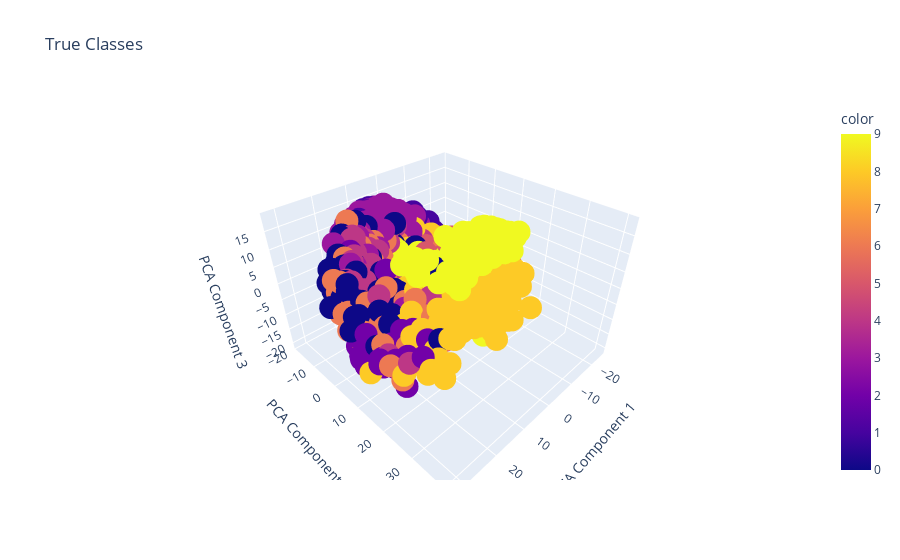
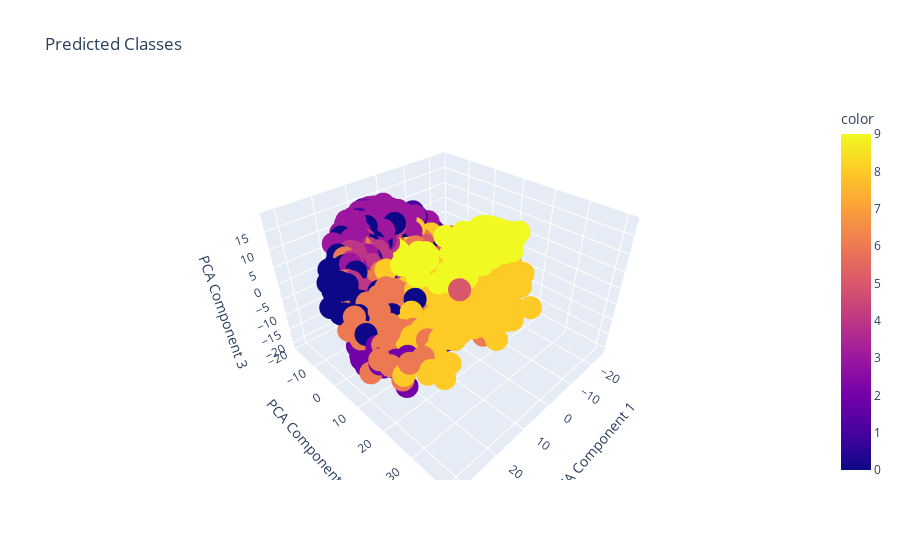

The notebook cell these images were saved under, in order:
### Code cell
import plotly.express as px
import numpy as np
from sklearn.decomposition import PCA
from sklearn.preprocessing import StandardScaler

# Standardize the data
scaler = StandardScaler()
X_test_scaled = scaler.fit_transform(X_test.reshape(X_test.shape[0], -1))

# Reduce dimensions to 3D using PCA
pca = PCA(n_components=3)
X_test_pca = pca.fit_transform(X_test_scaled)

# Plotting the true classes
fig_true = px.scatter_3d(
    x=X_test_pca[:, 0], 
    y=X_test_pca[:, 1], 
    z=X_test_pca[:, 2], 
    color=true_classes, 
    title='True Classes',
    labels={'x': 'PCA Component 1', 'y': 'PCA Component 2', 'z': 'PCA Component 3'}
)
fig_true.show()

# Plotting the predicted classes
fig_pred = px.scatter_3d(
    x=X_test_pca[:, 0], 
    y=X_test_pca[:, 1], 
    z=X_test_pca[:, 2], 
    color=predicted_classes, 
    title='Predicted Classes',
    labels={'x': 'PCA Component 1', 'y': 'PCA Component 2', 'z': 'PCA Component 3'}
)
fig_pred.show()

### Figure 1 — Plotly figure (JSON) as saved in the notebook; plotly's stock layout.template omitted (floating-point values rounded to 4 significant figures; data arrays with more than 128 entries replaced by an {"elided": "..."} marker saying what was removed)
{"data": [{"hovertemplate": "PCA Component 1=%{x}<br>PCA Component 2=%{y}<br>PCA Component 3=%{z}<br>color=%{marker.color}<extra></extra>", "legendgroup": "", "marker": {"color": {"elided": "10000 int values"}, "coloraxis": "coloraxis", "symbol": "circle"}, "mode": "markers", "name": "", "scene": "scene", "showlegend": false, "type": "scatter3d", "x": {"elided": "10000 float values"}, "y": {"elided": "10000 float values"}, "z": {"elided": "10000 float values"}}], "layout": {"coloraxis": {"colorbar": {"title": {"text": "color"}}, "colorscale": [[0, "#0d0887"], [0.1111, "#46039f"], [0.2222, "#7201a8"], [0.3333, "#9c179e"], [0.4444, "#bd3786"], [0.5556, "#d8576b"], [0.6667, "#ed7953"], [0.7778, "#fb9f3a"], [0.8889, "#fdca26"], [1, "#f0f921"]]}, "legend": {"tracegroupgap": 0}, "scene": {"domain": {"x": [0, 1], "y": [0, 1]}, "xaxis": {"title": {"text": "PCA Component 1"}}, "yaxis": {"title": {"text": "PCA Component 2"}}, "zaxis": {"title": {"text": "PCA Component 3"}}}, "title": {"text": "True Classes"}}}

### Figure 2 — Plotly figure (JSON) as saved in the notebook; plotly's stock layout.template omitted (floating-point values rounded to 4 significant figures; data arrays with more than 128 entries replaced by an {"elided": "..."} marker saying what was removed)
{"data": [{"hovertemplate": "PCA Component 1=%{x}<br>PCA Component 2=%{y}<br>PCA Component 3=%{z}<br>color=%{marker.color}<extra></extra>", "legendgroup": "", "marker": {"color": {"elided": "10000 int values"}, "coloraxis": "coloraxis", "symbol": "circle"}, "mode": "markers", "name": "", "scene": "scene", "showlegend": false, "type": "scatter3d", "x": {"elided": "10000 float values"}, "y": {"elided": "10000 float values"}, "z": {"elided": "10000 float values"}}], "layout": {"coloraxis": {"colorbar": {"title": {"text": "color"}}, "colorscale": [[0, "#0d0887"], [0.1111, "#46039f"], [0.2222, "#7201a8"], [0.3333, "#9c179e"], [0.4444, "#bd3786"], [0.5556, "#d8576b"], [0.6667, "#ed7953"], [0.7778, "#fb9f3a"], [0.8889, "#fdca26"], [1, "#f0f921"]]}, "legend": {"tracegroupgap": 0}, "scene": {"domain": {"x": [0, 1], "y": [0, 1]}, "xaxis": {"title": {"text": "PCA Component 1"}}, "yaxis": {"title": {"text": "PCA Component 2"}}, "zaxis": {"title": {"text": "PCA Component 3"}}}, "title": {"text": "Predicted Classes"}}}
